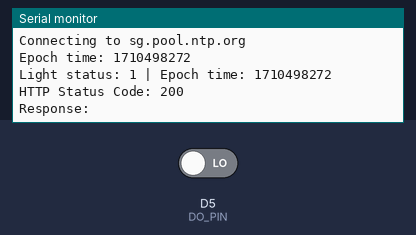
A sketch run on a simulated ESP8266 (NodeMCU). On the bench: the last lines printed to the serial monitor. Inputs (shaded band) come from the test bench; at power-on: D5 (DO_PIN) LOW. WiFi joins after 1.5 s; servers stay silent unless stated; uploads are accepted with an empty reply; the local clock reads 2024-03-15 10:24:30 at power-on unless the sketch sets it.

Above: at 3.7 s.
3.8 s: D5 (DO_PIN) driven HIGH
At 5.07 s:
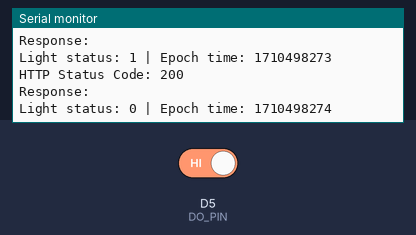
5.4 s: D5 (DO_PIN) driven LOW
At 6.27 s:
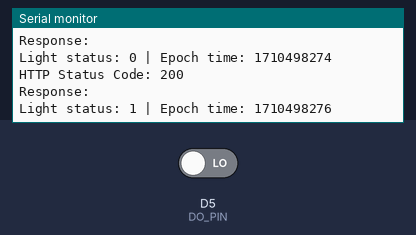

The sketch:

LightSensor_spreadsheet.ino
```cpp
/* Light sensor */
#if defined(ESP8266)
  #define DO_PIN D5
#elif defined(ESP32)
  #define DO_PIN 13
#endif

/* Wifi */
#if defined(ESP8266)
  #include <ESP8266WiFi.h>
#elif defined(ESP32)
  #include <WiFi.h>
#endif
#define AP_SSID "HSU_Students"
#define AP_PASSWORD "tontrongsukhacbiet"

/* Epoch time */
#include <time.h>
#define NTP_SERVER "sg.pool.ntp.org"

/* Google script */
#if defined(ESP8266)
  #include <ESP8266HTTPClient.h>
#elif defined(ESP32)
  #include <HTTPClient.h>
#endif

#include <WiFiClientSecure.h>

String GSCRIPT_ID = "AKfycbzcBBAQm_7H9ogrZn8SdklqSAyQCC2oodGfM_huki_qs0nPJK71_K1FoO-3syNVok0x"; // Thay thế bằng ID Google Script thực tế của bạn

// Khai báo nguyên mẫu các hàm để tránh lỗi biên dịch (Prototypes)
void initSensor();
bool readDO();
void initWifi();
void initEpochTime();
long getEpochTime();
void setLightToGscript(int light);

// Setup to run only once
void setup() {
  Serial.begin(115200);
  delay(1000); // Chờ Serial khởi động ổn định

  initSensor();
  initWifi();
  initEpochTime();
}

// Loop to run repeatedly
void loop() {
  // Đọc trạng thái ánh sáng từ cảm biến (true: sáng, false: tối)
  bool light = readDO();

  // Gửi trạng thái ánh sáng lên Google Script (true truyền vào hàm sẽ tự động ép kiểu thành 1, false thành 0)
  setLightToGscript(light);

  delay(1000); // Chờ 1 giây trước khi lặp lại
}

/* --- Định nghĩa các hàm chức năng --- */

/* Light sensor */
void initSensor() {
  pinMode(DO_PIN, INPUT);
}

bool readDO() {
  int dValue = digitalRead(DO_PIN);   // 0: có ánh sáng, 1: tối (không có ánh sáng)

  if (dValue)
    return false; // Trả về false nếu trời tối
  else
    return true;  // Trả về true nếu có ánh sáng
}

/* Wifi */
void initWifi() {
  WiFi.setAutoReconnect(true);
  WiFi.persistent(true);
  WiFi.begin(AP_SSID, AP_PASSWORD);
  Serial.print("\nConnecting to "); Serial.print(AP_SSID);
  while (WiFi.status() != WL_CONNECTED) {
    delay(500);
    Serial.print(".");
  }
  Serial.print("\nWiFi connected, IP address: "); Serial.println(WiFi.localIP());
  Serial.print("MAC address: "); Serial.println(WiFi.macAddress());
}

/* Epoch time */
void initEpochTime() {
  configTime(0, 0, NTP_SERVER); // GMT time offset, daylight saving time, NTP server
  Serial.print("Connecting to "); Serial.print(NTP_SERVER);
  while (getEpochTime() == 0) {
    delay(500);
    Serial.print(".");
  }
  Serial.print("\nEpoch time: "); Serial.println(getEpochTime());
}

long getEpochTime() {
  time_t now = time(nullptr);
  if (now < 8 * 3600 * 2) { // Nếu thời gian nhỏ hơn một mốc hợp lý (chưa đồng bộ xong NTP)
    return 0;
  }
  return now;
}

/* Google script */
void setLightToGscript(int light) {
  // Kiểm tra kết nối Wifi trước khi thực hiện request để tránh crash mạch
  if (WiFi.status() != WL_CONNECTED) {
    Serial.println("WiFi disconnected! Cannot send data.");
    return;
  }
long now = getEpochTime();
  Serial.println("Light status: " + String(light) + " | Epoch time: " + String(now));   // for DEBUG

  // Khởi tạo URL gửi dữ liệu
  String url = "https://script.google.com/macros/s/" + GSCRIPT_ID + "/exec?value=" + String(light) + "&updated=" + String(now);

  HTTPClient https;
  WiFiClientSecure client;
  client.setInsecure(); // Bỏ qua xác thực chứng chỉ SSL (bắt buộc đối với Google Script trên ESP)

  // Bắt đầu kết nối HTTPS
  if (https.begin(client, url)) {
    // Google Script thường trả về mã chuyển hướng (302 Redirect).
    // HTTPClient của ESP có thể tự động bắt chuyển hướng hoặc trả về 302, việc gửi GET vẫn thành công.
    int statusCode = https.GET();
    Serial.println("HTTP Status Code: " + String(statusCode));   // for DEBUG

    // Nếu muốn xem phản hồi từ Google Script (VD: "Success" hoặc "OK")
    String payload = https.getString();
    Serial.println("Response: " + payload);

    https.end();
  } else {
    Serial.println("Unable to connect to Google Script server");
  }
}
```

Measured:
- after the input at 3.8 s, the serial monitor: prints a new line after 1.1 s (image 1)
- after the input at 5.4 s, the serial monitor: prints a new line after 0.71 s (image 2)
